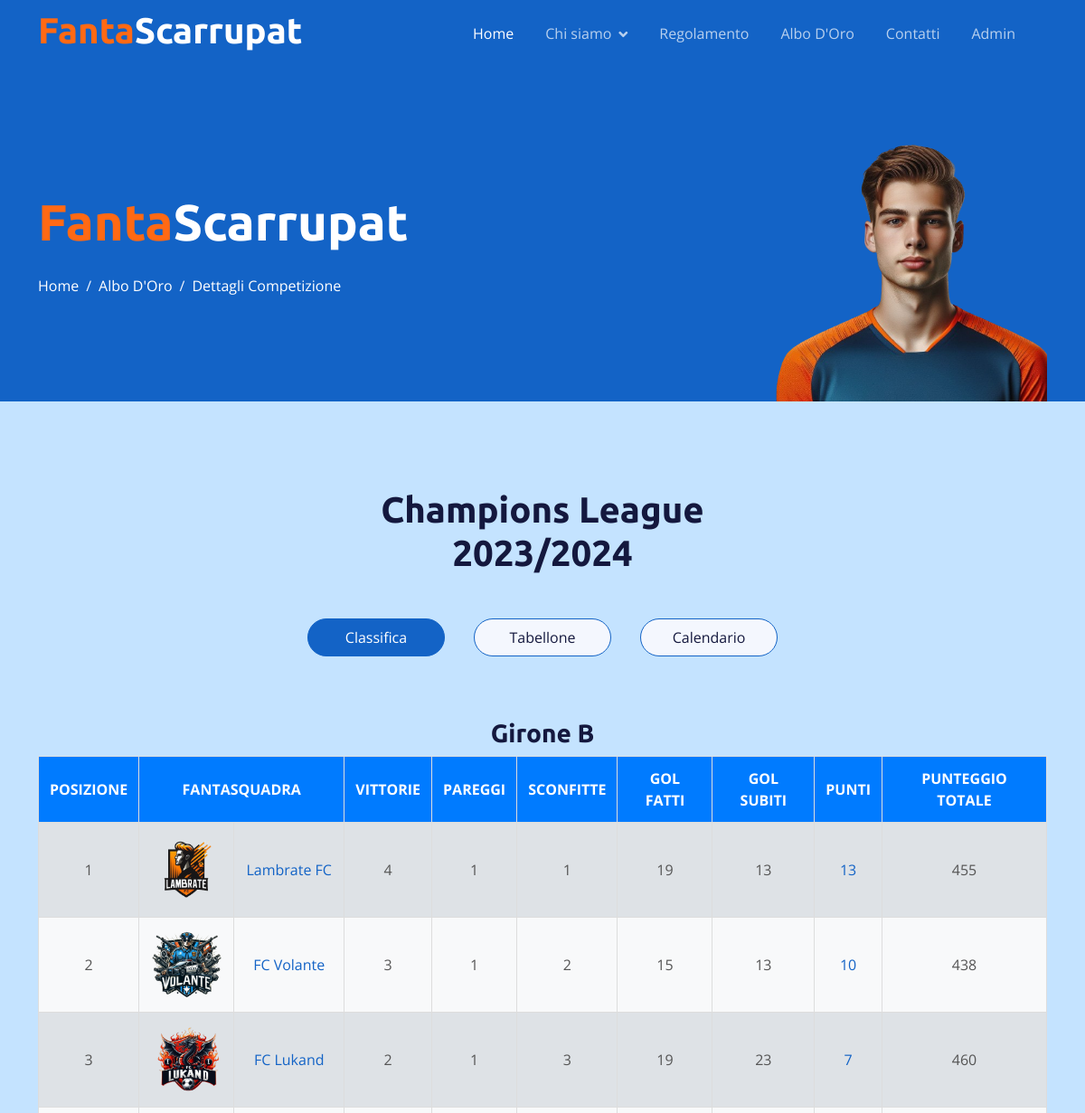
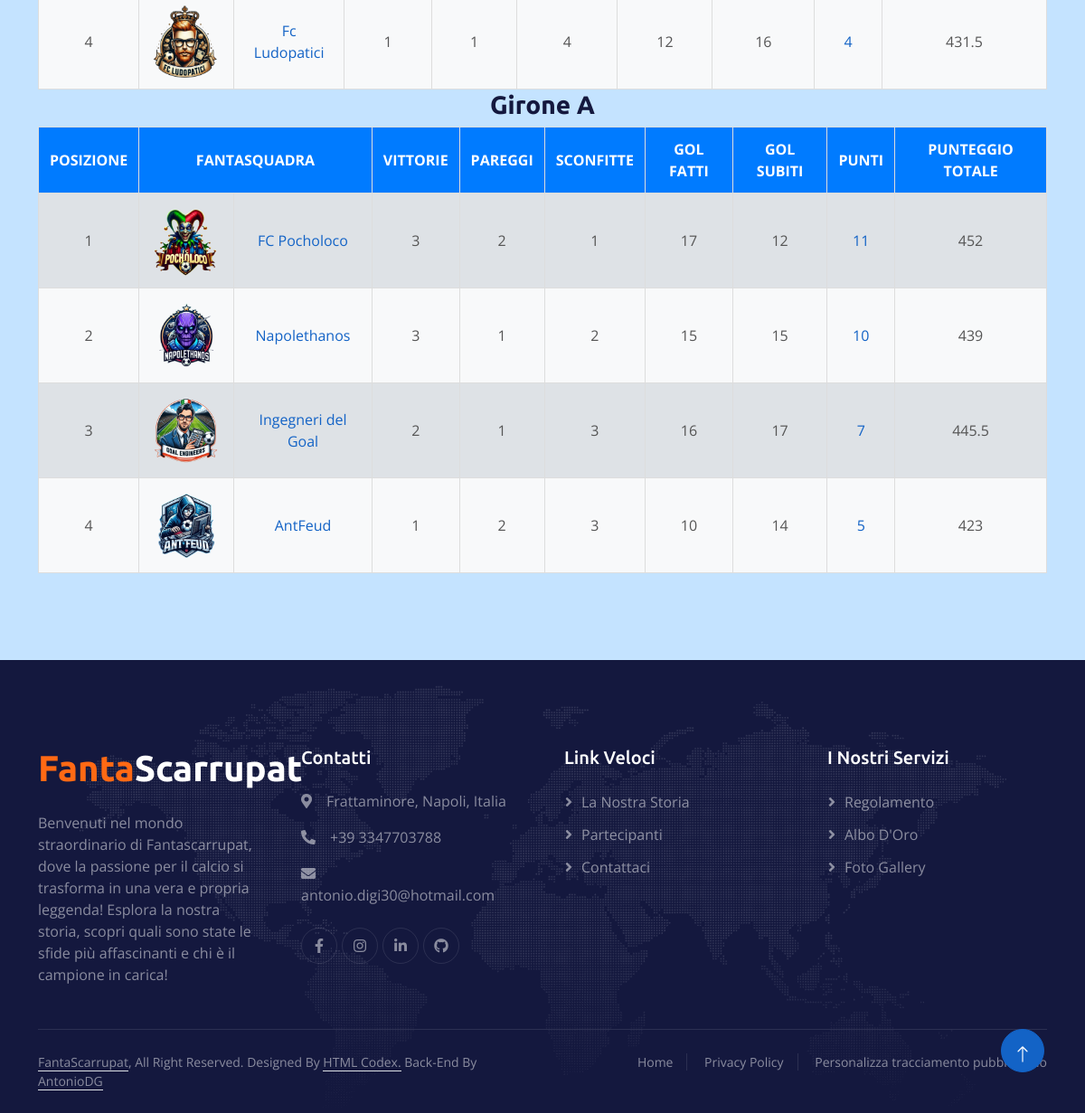
The page /dettagliCompetizione.php?id_competizione=16 on the database its author committed (2 pictures, top to bottom).
### tables this page shows
CREATE TABLE IF NOT EXISTS `competizione_disputata` (
  `id_competizione_disputata` int NOT NULL AUTO_INCREMENT,
  `nome_competizione` varchar(100) NOT NULL,
  `anno` int NOT NULL,
  `vincitore` varchar(100) DEFAULT NULL,
  PRIMARY KEY (`id_competizione_disputata`),
  KEY `nome_competizione` (`nome_competizione`),
  KEY `vincitore` (`vincitore`),
  KEY `idx_competizione_disputata_anno` (`anno`),
  KEY `idx_competizione_disputata_vincitore` (`vincitore`)
);

CREATE TABLE IF NOT EXISTS `partita_avvessario` (
  `id_partita` int NOT NULL AUTO_INCREMENT,
  `id_competizione_disputata` int NOT NULL,
  `nome_fantasquadra_casa` varchar(100) NOT NULL,
  `nome_fantasquadra_trasferta` varchar(100) NOT NULL,
  `gol_casa` int NOT NULL,
  `gol_trasferta` int NOT NULL,
  `punteggio_casa` float NOT NULL,
  `punteggio_trasferta` float NOT NULL,
  `giornata` int NOT NULL,
  `tipologia` varchar(100) NOT NULL,
  `girone` varchar(100) DEFAULT NULL,
  PRIMARY KEY (`id_partita`),
  KEY `tipologia` (`tipologia`),
  KEY `nome_fantasquadra_casa` (`nome_fantasquadra_casa`),
  KEY `nome_fantasquadra_trasferta` (`nome_fantasquadra_trasferta`),
  KEY `id_competizione_disputata` (`id_competizione_disputata`),
  KEY `idx_partita_avvessario_casa_trasferta` (`nome_fantasquadra_casa`,`nome_fantasquadra_trasferta`),
  KEY `idx_partita_competizione` (`id_competizione_disputata`),
  KEY `idx_partita_competizione_punteggi` (`id_competizione_disputata`,`punteggio_casa`,`punteggio_trasferta`)
);

### dettagliCompetizione.php (the view, shortened to what this page needs)
<!DOCTYPE html>
<html lang="en">
<head>
  <link href="https://cdnjs.cloudflare.com/ajax/libs/font-awesome/5.10.0/css/all.min.css" rel="stylesheet">
  <link href="https://cdn.jsdelivr.net/npm/bootstrap-icons@1.4.1/font/bootstrap-icons.css" rel="stylesheet">
  <link href="lib/animate/animate.min.css" rel="stylesheet">
  <link href="lib/owlcarousel/assets/owl.carousel.min.css" rel="stylesheet">
  <link href="css/bootstrap.min.css" rel="stylesheet">
  <link href="css/style.css" rel="stylesheet">
  <link href="css/ClassificaCompetizione.css" rel="stylesheet">
  <link href="css/TabelloneTorneo.css" rel="stylesheet">
  <link href="css/CalendarioPartite.css" rel="stylesheet">
</head>
<body>
<?php
  global $tipologia_competizione;
  global $anno;
  $id_competizione = $_GET['id_competizione'];;
  include 'php/contVisual.php';
  $query1 = "SELECT * FROM competizione_disputata WHERE id_competizione_disputata = $id_competizione";
  $result1 = $conn->query($query1);
  if ($result1->num_rows > 0) {
    while ($row1 = $result1->fetch_assoc()) {
      $nome_competizione = $row1['nome_competizione'];
      $anno = $row1['anno'];
    }
    $query2 = "SELECT tipologia FROM competizione
                  WHERE nome_competizione IN (SELECT nome_competizione FROM competizione_disputata
                                                WHERE nome_competizione = '$nome_competizione')";
    $result2 = $conn->query($query2);
    if ($result2->num_rows > 0) {
      while ($row2 = $result2->fetch_assoc()) {
        $tipologia_competizione = $row2["tipologia"];
      }
    }
  }
?>
<div class="container-fluid pt-5 bg-primary hero-header">
  <div class="container pt-5">
    <div class="row g-5 pt-5">
      <div class="col-lg-6 align-self-center text-center text-lg-start mb-lg-5">
        <h1 class="display-4 text-white mb-4 animated slideInRight">
          <span class="text-color1">Fanta</span><span class="text-color2">Scarrupat</span>
        </h1>
        <nav aria-label="breadcrumb">
          <ol class="breadcrumb justify-content-center justify-content-lg-start mb-0">
            <li class="breadcrumb-item"><a class="text-white" href="index.php">Home</a></li>
            <li class="breadcrumb-item"><a class="text-white" href="alboDOro.php">Albo D'Oro</a></li>
            <li class="breadcrumb-item text-white active" aria-current="page">Dettagli Competizione</li>
          </ol>
        </nav>
      </div>
      <div class="col-lg-6 align-self-end text-center text-lg-end">
        <img class="img-fluid" src="img/player_mezzo_busto.png" alt="" style="max-height: 300px;">
      </div>
    </div>
  </div>
</div>
<div class="container-fluid destination py-5">
  <div class="container py-5">
    <div class="mx-auto text-center mb-5" style="max-width: 900px;">
      <div class="text-center mx-auto mb-5 wow fadeInUp" data-wow-delay="0.1s" style="max-width: 500px;">
        <h1 class="display-6 mb-5"><?php echo $nome_competizione, " ", $anno-1, "/", $anno; ?></h1>
      </div>
    </div>
    <div class="tab-class text-center">
      <ul class="nav nav-pills d-inline-flex justify-content-center mb-5">
        <?php
          if ($tipologia_competizione == "A Calendario") {
        ?>
        <li class="nav-item">
          <a class="d-flex mx-3 py-2 border border-primary bg-light rounded-pill active" data-bs-toggle="pill" href="#Classifica">
            <span class="text-dark" style="width: 150px;">Classifica</span>
          </a>
        </li>
        <li class="nav-item">
          <a class="d-flex py-2 mx-3 border border-primary bg-light rounded-pill" data-bs-toggle="pill" href="#Calendario">
            <span class="text-dark" style="width: 150px;">Calendario</span>
          </a>
        </li>
        <?php
          } else if ($tipologia_competizione == "A Gruppi" || $tipologia_competizione == "Mista") {
        ?>
        <li class="nav-item">
          <a class="d-flex mx-3 py-2 border border-primary bg-light rounded-pill active" data-bs-toggle="pill" href="#Classifica">
            <span class="text-dark" style="width: 150px;">Classifica</span>
          </a>
        </li>
        <li class="nav-item">
          <a class="d-flex py-2 mx-3 border border-primary bg-light rounded-pill" data-bs-toggle="pill" href="#Tabellone">
            <span class="text-dark" style="width: 150px;">Tabellone</span>
          </a>
        </li>
        <li class="nav-item">
          <a class="d-flex py-2 mx-3 border border-primary bg-light rounded-pill" data-bs-toggle="pill" href="#Calendario">
            <span class="text-dark" style="width: 150px;">Calendario</span>
          </a>
        </li>
        <?php
          }
        ?>
      </ul>
      <div class="tab-content">
        <div id="Classifica" class="tab-pane fade show p-0 active">
          <?php
          if ($tipologia_competizione == "A Calendario" || $tipologia_competizione == "Mista") {
            $sql = "SELECT nome_fantasquadra_casa, nome_fantasquadra_trasferta, gol_casa, gol_trasferta,
    punteggio_casa, punteggio_trasferta, tipologia FROM partita_avvessario WHERE id_competizione_disputata = $id_competizione AND tipologia = 'Calendario' ORDER BY id_partita;";
            generaClassifica();
          } else if ($tipologia_competizione == "A Gruppi") {
            $sql = "SELECT DISTINCT girone from partita_avvessario WHERE id_competizione_disputata = $id_competizione AND girone IS NOT NULL";
            $result = $conn->query($sql);
            if ($result->num_rows > 0) {
              while ($row = $result->fetch_assoc()) {
                $girone = $row["girone"];
                $sql = "SELECT * FROM partita_avvessario WHERE id_competizione_disputata = $id_competizione AND girone = '$girone'";
                generaClassifica();
              }
            }
          }
          function generaClassifica() {
          global $conn, $sql, $girone;
          $result = $conn->query($sql);
          $classifica = array();
          if ($result->num_rows > 0) {
            while($row = $result->fetch_assoc()) {
              $casa = $row['nome_fantasquadra_casa'];
              $trasferta = $row['nome_fantasquadra_trasferta'];
              $gol_casa = $row['gol_casa'];
              $gol_trasferta = $row['gol_trasferta'];
              $punteggio_casa = $row['punteggio_casa'];
              $punteggio_trasferta = $row['punteggio_trasferta'];
              if (!isset($classifica[$casa])) {
                $classifica[$casa] = [
                  'punti' => 0,
                  'punteggio_totale' => 0,
                  'gol_fatti' => 0,
                  'gol_subiti' => 0,
                  'vittorie' => 0,
                  'sconfitte' => 0,
                  'pareggi' => 0
                ];
              }
              $classifica[$casa]['punteggio_totale'] += $punteggio_casa;
              $classifica[$casa]['gol_fatti'] += $gol_casa;
              $classifica[$casa]['gol_subiti'] += $gol_trasferta;
              if ($gol_casa > $gol_trasferta) {
                $classifica[$casa]['vittorie']++;
                $classifica[$casa]['punti'] += 3;
              } elseif ($gol_trasferta > $gol_casa) {
                $classifica[$casa]['sconfitte']++;
              } else {
                $classifica[$casa]['pareggi']++;
                $classifica[$casa]['punti'] += 1;
              }
              if (!isset($classifica[$trasferta])) {
                $classifica[$trasferta] = [
                  'punti' => 0,
                  'punteggio_totale' => 0,
                  'gol_fatti' => 0,
                  'gol_subiti' => 0,
                  'vittorie' => 0,
                  'sconfitte' => 0,
                  'pareggi' => 0
                ];
              }
              $classifica[$trasferta]['punteggio_totale'] += $punteggio_trasferta;
              $classifica[$trasferta]['gol_fatti'] += $gol_trasferta;
              $classifica[$trasferta]['gol_subiti'] += $gol_casa;
              if ($gol_trasferta > $gol_casa) {
                $classifica[$trasferta]['vittorie']++;
                $classifica[$trasferta]['punti'] += 3;
              } elseif ($gol_casa > $gol_trasferta) {
                $classifica[$trasferta]['sconfitte']++;
              } else {
                $classifica[$trasferta]['pareggi']++;
                $classifica[$trasferta]['punti'] += 1;
              }
            }
            uasort($classifica, function($a, $b) {
              return $b['punti'] - $a['punti'];
            });
          }
          ?>
          <?php
          global $tipologia_competizione;
          if ($tipologia_competizione == "A Gruppi") {
            ?>
            <h3>Girone <?php echo $girone ?> </h3>
            <?php
          }
          global $anno;
          ?>
          <div class="row">
            <div class="col-md-12">
              <div class="table-responsive">
                <table class="classifica-table">
                  <thead>
                  <tr>
                    <th>Posizione</th>
                    <th colspan="2">FantaSquadra</th>
                    <th>Vittorie</th>
                    <th>Pareggi</th>
                    <th>Sconfitte</th>
                    <th>Gol Fatti</th>
                    <th>Gol Subiti</th>
                    <th>Punti</th>
                    <th>Punteggio Totale</th>
                  </tr>
                  </thead>
                  <tbody>
                  <?php
                  $posizione = 1;
                  foreach ($classifica as $squadra => $stats) {
                  ?>
                  <tr>
                    <td><?php echo $posizione; ?></td>
                    <?php
                      $sql = "SELECT scudetto FROM fantasquadra WHERE nome_fantasquadra = '$squadra'";
                      $result = $conn->query($sql);
                      if ($result->num_rows > 0) {
                        while($row = $result->fetch_assoc()) {
                    ?>
                      <td><img class="img-fluid-logo" src="img/scudetti/<?php echo $row["scudetto"]?>"></td>
                    <?php
                        }
                      }
                    ?>
                    <td>
                      <a href="dettagliRose.php?nome_fantasquadra=<?php echo urlencode($squadra);?>&anno=<?php echo $anno; ?>">
                        <?php echo $squadra; ?>
                      </a>
                    </td>
                    <td><?php echo $stats['vittorie']; ?></td>
                    <td><?php echo $stats['pareggi']; ?></td>
                    <td><?php echo $stats['sconfitte']; ?></td>
                    <td><?php echo $stats['gol_fatti']; ?></td>
                    <td><?php echo $stats['gol_subiti']; ?></td>
                    <td style="color: #1363C6"><?php echo $stats['punti']; ?></td>
                    <td><?php echo $stats['punteggio_totale']; ?></td>
                  </tr>
                    <?php
                    $posizione++;
                  }
                  ?>
                  </tbody>
                </table>
              </div>
            </div>
          </div>
            <?php
          }
          ?>
        </div>
      </div>
    </div>
  </div>
</div>
<a href="#" class="btn btn-lg btn-primary btn-lg-square back-to-top pt-2"><i class="bi bi-arrow-up"></i></a>
</body>
</html>

### css/style.css (style rules this page uses)
:root { --primary: #1363C6; --secondary: #15ACE1; --light: #F4F7FE; --dark: #14183E; }
.text-color1 { color: #FF6914; }
.text-color2 { color: #FFFFFF; }
.back-to-top { position: fixed; display: none; right: 45px; bottom: 45px; z-index: 99; }
h1, h2, h3, .fw-bold { font-weight: 700 !important; }
h4, h5, h6, .fw-medium { font-weight: 500 !important; }
.btn { font-weight: 500; transition: .5s; }
.btn-lg-square { width: 48px; height: 48px; }
.btn-square, .btn-sm-square, .btn-lg-square { padding: 0; display: flex; align-items: center; justify-content: center; font-weight: normal; border-radius: 50px; }
* { box-sizing: border-box; }
.img-fluid-logo { width: 80px; height: 80px; align-content: center; }
.destination .tab-class .nav-item { padding: 0 0 20px 0; }
.destination .tab-class .nav-item a.active { background: var(--bs-primary) !important; }
.destination .tab-class .nav-item a.active span { color: var(--bs-white) !important; }
.sticky-top { top: -150px; transition: .5s; }
.navbar { padding: 11px 0 !important; height: 75px; }
.navbar .navbar-nav .nav-link { margin-right: 35px; padding: 0; color: rgba(255, 255, 255, .7); outline: none; }
.navbar .navbar-nav .nav-link:hover, .navbar .navbar-nav .nav-link.active { color: rgba(255, 255, 255, 1); }
.navbar .dropdown-toggle::after { border: none; content: "\f107"; font-family: "Font Awesome 5 Free"; font-weight: 900; vertical-align: middle; margin-left: 8px; }
.hero-header { margin-top: -75px; background-size: cover; }
.hero-header .breadcrumb-item+.breadcrumb-item::before { color: var(--light); }
.footer { background: url(../img/footer.png) center center no-repeat; background-size: contain; }
.footer .btn.btn-social { margin-right: 5px; width: 40px; height: 40px; display: flex; align-items: center; justify-content: center; color: rgba(255,255,255,.5); border: 1px solid rgba(256, 256, 256, .1); border-radius: 40px; transition: .3s; }
.footer .btn.btn-link { display: block; margin-bottom: 10px; padding: 0; text-align: left; color: rgba(255,255,255,.5); font-weight: normal; transition: .3s; }
.footer .btn.btn-link::before { position: relative; content: "\f105"; font-family: "Font Awesome 5 Free"; font-weight: 900; margin-right: 10px; }
.footer .copyright { padding: 25px 0; font-size: 14px; border-top: 1px solid rgba(256, 256, 256, .1); }
.footer .copyright a { color: rgba(255,255,255,.5); }
.footer .footer-menu a { margin-right: 15px; padding-right: 15px; border-right: 1px solid rgba(255, 255, 255, .1); }
.footer .footer-menu a:last-child { margin-right: 0; padding-right: 0; border-right: none; }

### css/ClassificaCompetizione.css (style rules this page uses)
.classifica-table { border-collapse: collapse; width: 100%; border: 1px solid #ddd; }
.classifica-table th, .classifica-table td { border: 1px solid #ddd; padding: 12px; text-align: center; }
.classifica-table th { background-color: #007bff; font-weight: bold; color: #ffffff; text-transform: uppercase; }
.classifica-table tbody tr:nth-child(even) { background-color: #f8f9fa; }
.classifica-table tbody tr:nth-child(odd) { background-color: #dee2e6; }
.classifica-table tbody tr { transition: background-color 0.3s; }

### css/TabelloneTorneo.css (style rules this page uses)
:root { --color-theme: #488bf4; --color-heading: #363636; --color-content: #858585; --color-background: #f0f2f2; --color-footer: black; --color-news: #4549a8; --color-community: #dc563f; --color-release: #60c645; --color-border: #c0c0c8; --primary: #1363C6; --secondary: #15ACE1; --light: #F4F7FE; --dark: #14183E; }

### rows shown on the page
competizione_disputata: nome_competizione "Champions League", $anno-1 "2023", anno "2024"
partita_avvessario: squadra "Napolethanos", giornata "3", pareggi "1", sconfitte "2", id_partita "15", punti "10", punteggio_totale "439"

### other values the page prints
$girone "B"
$squadra "Lambrate FC"
$stats['vittorie'] "4"
$stats['pareggi'] "1"
$stats['sconfitte'] "1"
$stats['gol_fatti'] "19"
$stats['gol_subiti'] "13"
$stats['punti'] "13"
$stats['punteggio_totale'] "455"
$squadra "FC Volante"
$stats['vittorie'] "3"
$stats['sconfitte'] "2"
$stats['gol_fatti'] "15"
$stats['punti'] "10"
$stats['punteggio_totale'] "438"
